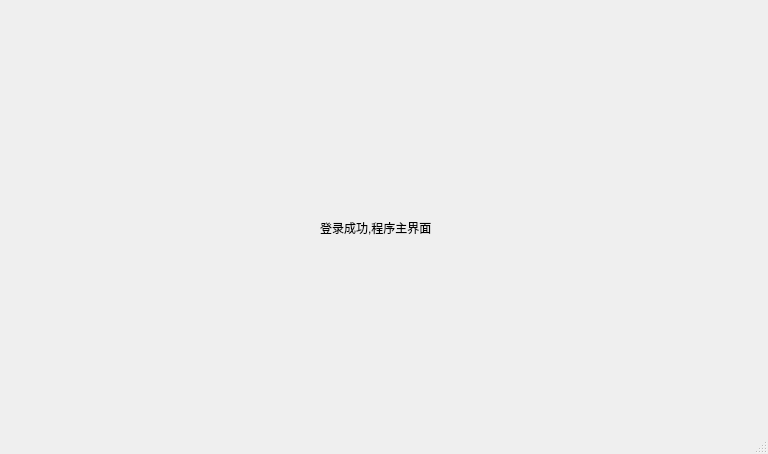
<?xml version="1.0" encoding="UTF-8"?>
<ui version="4.0">
 <class>WndMain</class>
 <widget class="QMainWindow" name="WndMain">
  <property name="geometry">
   <rect>
    <x>0</x>
    <y>0</y>
    <width>768</width>
    <height>454</height>
   </rect>
  </property>
  <property name="windowTitle">
   <string>程序主窗口</string>
  </property>
  <widget class="QWidget" name="centralwidget">
   <widget class="QLabel" name="label">
    <property name="geometry">
     <rect>
      <x>320</x>
      <y>220</y>
      <width>114</width>
      <height>16</height>
     </rect>
    </property>
    <property name="text">
     <string>登录成功,程序主界面</string>
    </property>
    <property name="scaledContents">
     <bool>true</bool>
    </property>
   </widget>
  </widget>
  <widget class="QStatusBar" name="status_bar"/>
 </widget>
 <resources/>
 <connections/>
</ui>
